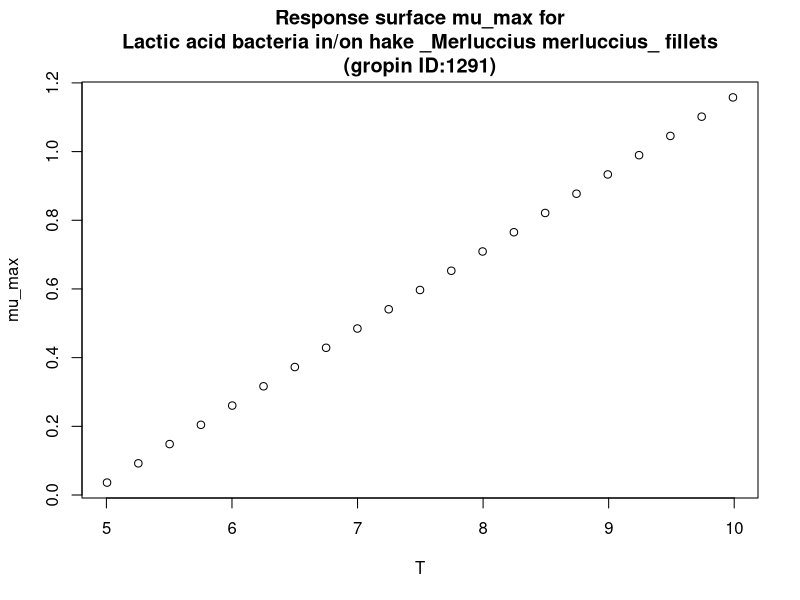

Here is the R script that generated this plot:
#############################
# start of Parameter script
#############################
T <- seq(5.005,9.99000999000999,length.out=21)
#############################
# end of Parameter script
#############################
############################# 
# start of Model script Gropin ID 1291 
#############################
 
# constant coefficients for this model
 
variables <- data.frame(T)
argumentsPar <- expand.grid(variables)
 
# heart of the model
response_surface <- function(T) {
   mumax <-0.225*T-1.09

return(mumax=mumax)
} 

# output parameters
mumax <- cbind(argumentsPar,response_surface(argumentsPar['T']))
colnames(mumax) <- c(colnames(argumentsPar),'mumax')
#############################
# End of Model script
#############################
############################# 
# start of Visualisation script Gropin ID 1291 
#############################
plot(T,mumax$mumax,
                          xlab='T',
                          ylab='mu_max',main='Response surface mu_max for
Lactic acid bacteria in/on hake _Merluccius merluccius_ fillets
(gropin ID:1291)')
#############################
# End of Visualisation script
#############################
